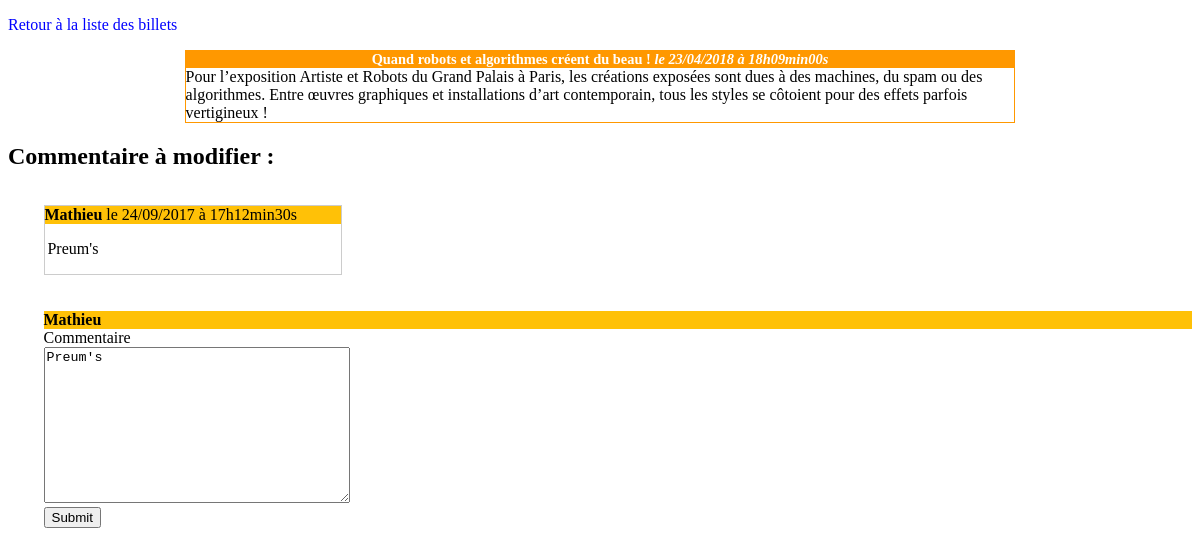
Page /index.php?action=viewComment&idC=1&id=9 on the committed database.
### tables this page shows
CREATE TABLE IF NOT EXISTS `posts` (
  `id` int(11) NOT NULL AUTO_INCREMENT,
  `title` varchar(255) NOT NULL,
  `content` text NOT NULL,
  `creation_date` datetime NOT NULL,
  PRIMARY KEY (`id`)
);

CREATE TABLE IF NOT EXISTS `comments` (
  `id` int(11) NOT NULL AUTO_INCREMENT,
  `post_id` int(11) NOT NULL,
  `author` varchar(255) NOT NULL,
  `comment` text NOT NULL,
  `date_comment` datetime NOT NULL,
  PRIMARY KEY (`id`)
);

### controller/frontend.php (called while the page is built, shortened)
<?php
require_once('model\PostManager.php');
require_once('model\CommentManager.php');
function comment()
{
    $postManager = new \TP_MVC\Blog\Model\PostManager();
    $commentManager = new \TP_MVC\Blog\Model\CommentManager();
    $post = $postManager->getPost($_GET['id']);
    $viewComment = $commentManager->viewComment($_GET['idC']);
    require ('\view\frontend\commentView.php');
}

### model/postManager.php (called while the page is built, shortened)
<?php
class PostManager extends Manager
{
    public function getPost($postId)
    {
        $db = $this->dbConnect();
        $req = $db->prepare('SELECT id, title, content, DATE_FORMAT(creation_date, \'%d/%m/%Y à %Hh%imin%ss\') AS creation_date_fr FROM posts WHERE id = ?');
        $req->execute(array($postId));
        $post = $req->fetch();
        return $post;
    }
}

### model/commentManager.php (called while the page is built, shortened)
<?php
class CommentManager extends Manager
{
    public function viewComment($viewCommentId)
    {
        $db = $this->dbConnect();
        $comment = $db->prepare('SELECT id, author, comment, DATE_FORMAT(date_comment, \'%d/%m/%Y à %Hh%imin%ss\') AS date_comment_fr FROM comments WHERE id = ?');
        $comment->execute(array($viewCommentId));
        $viewComment = $comment->fetch();
        return $viewComment;
    }
}

### view/frontend/commentView.php (the view, shortened to what this page needs)
<p><a href="index.php">Retour à la liste des billets</a></p>
<div class="news">
    <h3>
        <?= htmlspecialchars($post['title']) ?>
        <em>le <?= $post['creation_date_fr'] ?></em>
    </h3>
    <p>
        <?= nl2br(htmlspecialchars($post['content'])) ?>
    </p>
</div>
<h2>Commentaire à modifier :</h2>
<div class="comments">
            <p class="author"><strong><?= htmlspecialchars($viewComment['author']) ?></strong> le <?= $viewComment['date_comment_fr'] ?></p>
            <p class="comment"><?= nl2br(htmlspecialchars($viewComment['comment'])) ?></p>
</div>
<div class="form">
    <form action="index.php?action=editComment&amp;idC=<?= $viewComment['id'] ?>&amp;id=<?= $post['id'] ?>" method="post">
        <div>
            <p class="author"><strong><?= htmlspecialchars($viewComment['author']) ?></strong>
        </div>
        <div>
            <label for="comment">Commentaire</label><br />
            <textarea id="comment" name="comment"><?php echo $viewComment['comment'] ?></textarea>
        </div>
        <div>
            <input type="submit" />
        </div>
    </form>
</div>
<?php require'template.php'; ?>

### public/css/style.css (style rules this page uses)
h1, h3 { text-align:center; margin: 0 0 0 0; }
h3 { background-color:#ff9800; color:white; font-size:0.9em; margin-bottom:0px; }
.news p { background-color:#FFF; margin: auto; }
.news { width:70%; margin: auto; margin-bottom: 1%; border: 1px solid #ff9800; }
a { text-decoration: none; color: blue; }
textarea#comment { width: 300px; height: 150px; }
.author { background-color: #ffc107; margin: 0 0 0 0; }
.comments { border: 1px solid #ccc; width: 25%; margin-top: 3%; margin-left: 3%; }
.comment { margin-left: 1%; }
.form { margin-left: 3%; margin-top: 3%; }

### rows in the picture
posts: title "Quand robots et algorithmes créent du beau !", content "Pour l’exposition Artiste et Robots du Grand Palais à Paris, les créations exposées sont dues à des machines, du spam ou des algorithmes. Entre œuvres graphiques et installations d’art contemporain, tous les styles se côtoient pour des effets parfois vertigineux !"
comments: author "Mathieu", comment "Preum's"

### other values in the picture
$post['creation_date_fr'] "23/04/2018 à 18h09min00s"
$viewComment['date_comment_fr'] "24/09/2017 à 17h12min30s"
